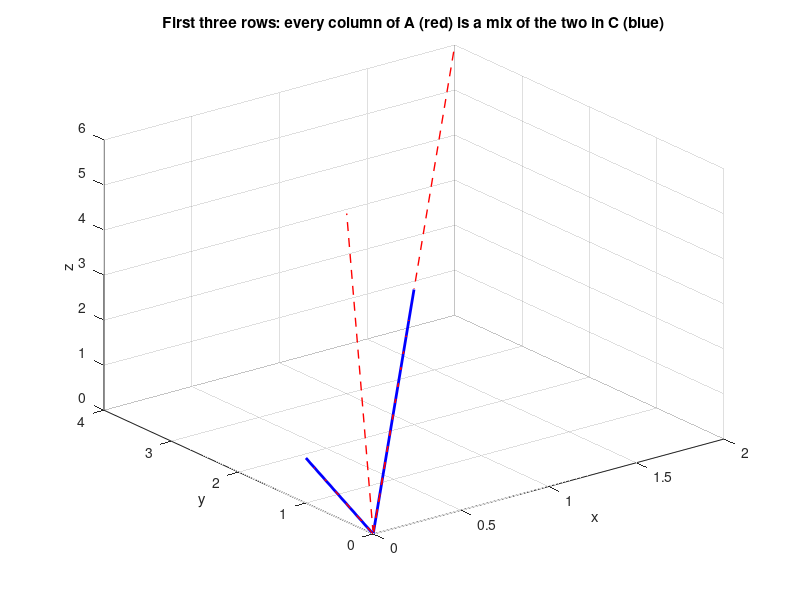
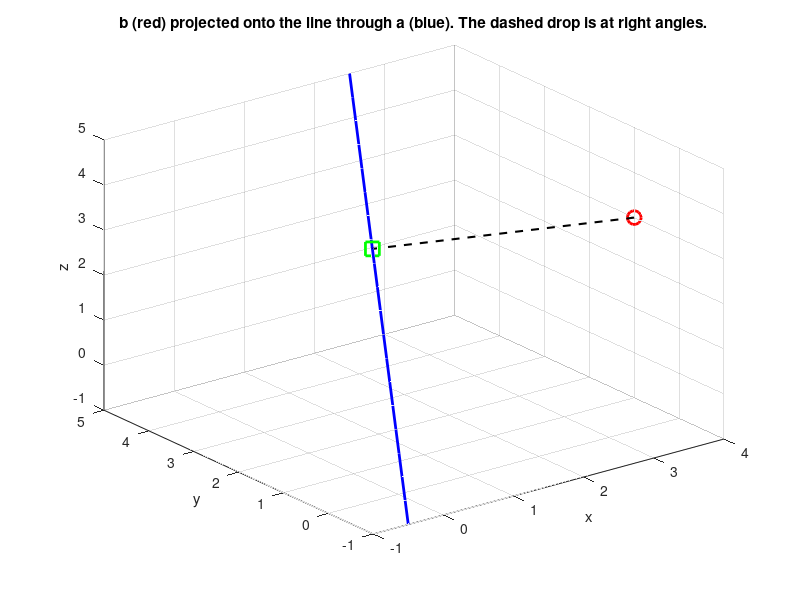
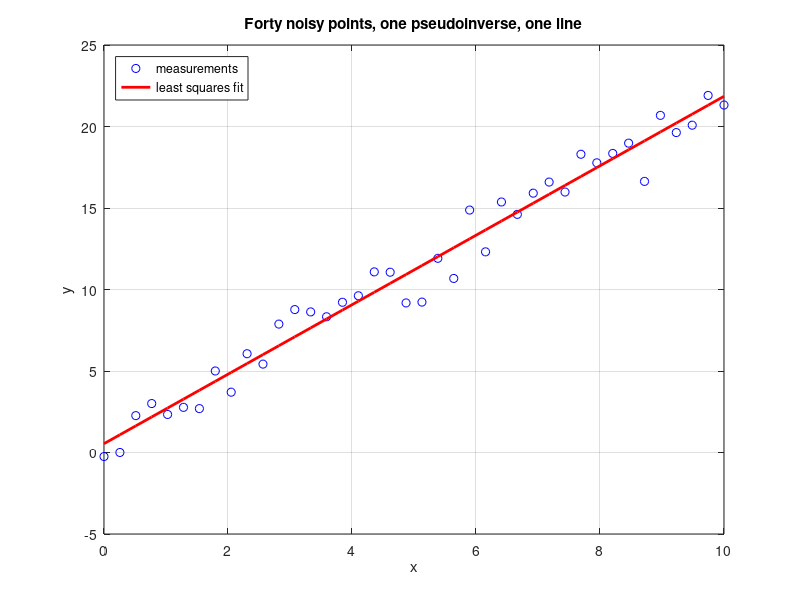
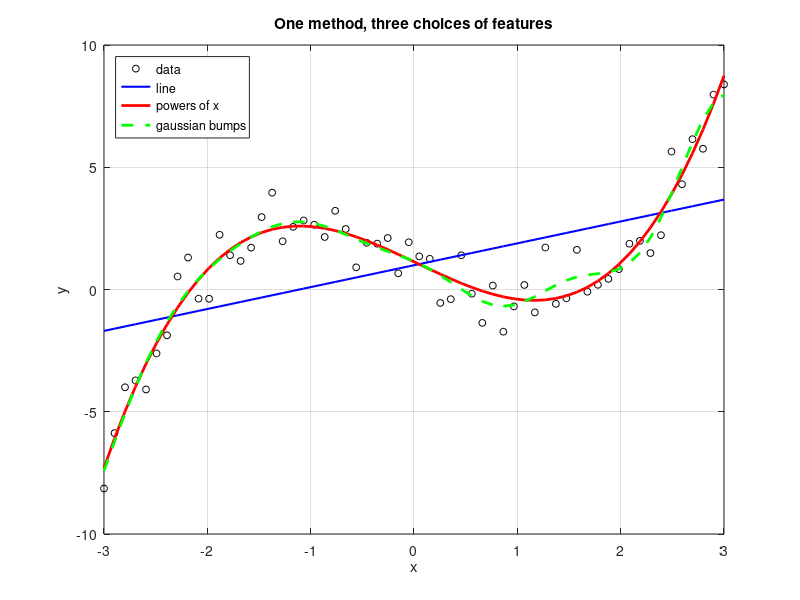

Write the MATLAB code that produced these figures, in order. (Note: this script raises an error after producing the figures.)
% AI in Material Science
% University of Calicut, 24 September 2026
% Morning session: foundations, from linear algebra to learning
%
% Nine short cells, one per topic. Teach the topic, then ask the room to run
% the next cell.
%
% To run one cell:
%   MATLAB  click anywhere inside the cell and press Ctrl+Enter
%   Octave  select the lines of the cell and press F9
%
% If your Octave does not do cells, run the matching file in the cells folder
% instead: type cell01_column_row at the prompt, then cell02_pseudoinverse,
% and so on.
%
% Every cell stands on its own. A participant who missed one can still run
% the next. Cells 8 and 9 read a file from the data folder beside this script.


%% Cell 1  The column-row (C&R) decomposition
%
% Every matrix is a product of its independent columns and a small set of rows.
% Run this after the first block on linear algebra.

clear; close all;

% A matrix built so that the dependence between its columns is visible.
c1 = [1; 2; 3; 1];
c3 = [0; 1; 1; 2];
A = [c1, 2*c1, c3, c1 + c3];

disp('A ='); disp(A);
fprintf('rank of A is %d, but A has %d columns\n\n', rank(A), size(A,2));

% Walk the columns from left to right and keep one only if it adds new rank.
piv = [];
sofar = [];
for j = 1:size(A,2)
  if rank([sofar, A(:,j)]) > rank(sofar)
    piv(end+1) = j;
    sofar = [sofar, A(:,j)];
  end
end

C = A(:, piv);
fprintf('independent columns of A: '); fprintf('%d ', piv); fprintf('\n');
disp('C ='); disp(C);

% R holds the recipe for rebuilding every column of A from the columns of C.
% The pseudoinverse gives it in one line.
R = pinv(C) * A;
disp('R ='); disp(round(R * 1000) / 1000);

fprintf('largest entry of A - C*R is %.2e\n', max(max(abs(A - C*R))));
disp('So A = C*R, with C holding 2 columns and R holding 2 rows.');
disp('The rank is the number of columns of C, and that is all the matrix really carries.');

% The same fact as a picture: every column of A lies on the plane spanned by C.
figure;
plot3([0 C(1,1)], [0 C(2,1)], [0 C(3,1)], 'b-', 'linewidth', 2); hold on;
plot3([0 C(1,2)], [0 C(2,2)], [0 C(3,2)], 'b-', 'linewidth', 2);
for j = 1:size(A,2)
  plot3([0 A(1,j)], [0 A(2,j)], [0 A(3,j)], 'r--', 'linewidth', 1);
end
grid on; xlabel('x'); ylabel('y'); zlabel('z');
title('First three rows: every column of A (red) is a mix of the two in C (blue)');
hold off;

%% Cell 2  The pseudoinverse as a projection
%
% Ax = b usually has no solution. The pseudoinverse returns the x whose Ax sits
% closest to b, and the part it cannot reach is left over at right angles.

clear; close all;

% Part 1: one direction in three dimensions, so the geometry is visible.
a = [1; 2; 2];
b = [4; 1; 3];

x = pinv(a) * b;      % the best multiple of a
p = a * x;            % the projection of b onto the line through a
r = b - p;            % what is left over

fprintf('best multiple of a : x = %.4f\n', x);
fprintf('projection p       : [%.3f %.3f %.3f]\n', p);
fprintf('residual r = b - p : [%.3f %.3f %.3f]\n', r);
fprintf('a dot r            : %.2e   (zero, so r is at right angles to a)\n\n', a' * r);

t = linspace(-0.5, 2.5, 20);
figure;
plot3(a(1)*t, a(2)*t, a(3)*t, 'b-', 'linewidth', 2); hold on;
plot3(b(1), b(2), b(3), 'ro', 'markersize', 10, 'linewidth', 2);
plot3(p(1), p(2), p(3), 'gs', 'markersize', 10, 'linewidth', 2);
plot3([b(1) p(1)], [b(2) p(2)], [b(3) p(3)], 'k--', 'linewidth', 1.5);
grid on; xlabel('x'); ylabel('y'); zlabel('z');
title('b (red) projected onto the line through a (blue). The dashed drop is at right angles.');
hold off;

% Part 2: the same idea with more data than unknowns.
A = [1 1; 1 2; 1 3; 1 4; 1 5];
y = [2.1; 3.9; 6.2; 7.8; 10.1];

w = pinv(A) * y;
fprintf('least squares solution from pinv     : [%.4f %.4f]\n', w);
fprintf('least squares solution from backslash: [%.4f %.4f]\n', A \ y);

res = y - A*w;
fprintf('residual still at right angles to every column: [%.2e %.2e]\n', A' * res);
fprintf('sum of squared error: %.4f\n', sum(res.^2));
disp('No iteration, no learning rate. One solve.');

%% Cell 3  Linear regression
%
% Put a column of ones next to the data, take the pseudoinverse, and the line
% of best fit falls out.

clear; close all;
randn('seed', 1);

% Data from a line we choose, with measurement noise added.
true_slope = 2.0;
true_intercept = 1.0;

x = linspace(0, 10, 40)';
y = true_intercept + true_slope * x + 1.2 * randn(size(x));

% The feature matrix: one column of ones for the intercept, one for x.
A = [ones(size(x)), x];
w = pinv(A) * y;

fprintf('true  intercept %.3f, slope %.3f\n', true_intercept, true_slope);
fprintf('found intercept %.3f, slope %.3f\n\n', w(1), w(2));

yhat = A * w;
ss_res = sum((y - yhat).^2);
ss_tot = sum((y - mean(y)).^2);
fprintf('R squared: %.4f\n', 1 - ss_res/ss_tot);
fprintf('typical error: %.3f\n', sqrt(ss_res/length(y)));

figure;
plot(x, y, 'bo', 'markersize', 6); hold on;
plot(x, yhat, 'r-', 'linewidth', 2);
grid on; xlabel('x'); ylabel('y');
title('Forty noisy points, one pseudoinverse, one line');
legend('measurements', 'least squares fit', 'location', 'northwest');
hold off;

%% Cell 4  Non-linear regression
%
% The data now bends. The method does not change. Only the columns of A change.

clear; close all;
randn('seed', 2);

x = linspace(-3, 3, 60)';
y = 0.5*x.^3 - 2*x + 1 + 0.8*randn(size(x));

% Fit 1: a straight line, which cannot bend.
A_line = [ones(size(x)), x];
w_line = pinv(A_line) * y;

% Fit 2: add powers of x as extra columns. Still one pseudoinverse.
A_poly = [ones(size(x)), x, x.^2, x.^3];
w_poly = pinv(A_poly) * y;

% Fit 3: bumps placed along x instead of powers. Still one pseudoinverse.
centres = linspace(-3, 3, 10);
A_bump = ones(size(x));
for k = 1:length(centres)
  A_bump = [A_bump, exp(-(x - centres(k)).^2)];
end
w_bump = pinv(A_bump) * y;

r2 = @(y, f) 1 - sum((y-f).^2) / sum((y-mean(y)).^2);
fprintf('straight line      : %d columns, R squared %.4f\n', size(A_line,2), r2(y, A_line*w_line));
fprintf('powers up to cubic : %d columns, R squared %.4f\n', size(A_poly,2), r2(y, A_poly*w_poly));
fprintf('ten gaussian bumps : %d columns, R squared %.4f\n\n', size(A_bump,2), r2(y, A_bump*w_bump));
disp('Same pinv on all three. The only difference is what went into the columns.');

figure;
plot(x, y, 'ko', 'markersize', 5); hold on;
plot(x, A_line*w_line, 'b-', 'linewidth', 1.5);
plot(x, A_poly*w_poly, 'r-', 'linewidth', 2);
plot(x, A_bump*w_bump, 'g--', 'linewidth', 2);
grid on; xlabel('x'); ylabel('y');
title('One method, three choices of features');
legend('data', 'line', 'powers of x', 'gaussian bumps', 'location', 'northwest');
hold off;

%% Cell 5  Pattern classification
%
% Give one class the label +1 and the other -1, fit them with the pseudoinverse,
% and the boundary is the place where the fit crosses zero.

clear; close all;
randn('seed', 3);

n = 120;
class1 = [randn(n,1)*0.8 + 2, randn(n,1)*0.8 + 2];
class2 = [randn(n,1)*0.8 - 1, randn(n,1)*0.8 - 1];

X = [class1; class2];
labels = [ones(n,1); -ones(n,1)];

% Same feature matrix as before: a column of ones, then the measurements.
A = [ones(size(X,1),1), X];
w = pinv(A) * labels;

fprintf('weights: intercept %.4f, x1 %.4f, x2 %.4f\n', w(1), w(2), w(3));

guess = sign(A * w);
fprintf('training accuracy: %.1f%%\n\n', 100 * mean(guess == labels));
disp('A classifier, fitted with the same one line of algebra as the straight line was.');

% The boundary is w(1) + w(2)*x1 + w(3)*x2 = 0, so x2 = -(w(1) + w(2)*x1)/w(3).
xb = linspace(min(X(:,1))-0.5, max(X(:,1))+0.5, 50);
yb = -(w(1) + w(2)*xb) / w(3);

figure;
plot(class1(:,1), class1(:,2), 'ro', 'markersize', 5); hold on;
plot(class2(:,1), class2(:,2), 'bs', 'markersize', 5);
plot(xb, yb, 'k-', 'linewidth', 2);
grid on; xlabel('feature 1'); ylabel('feature 2');
title('Two classes, and the line where the least squares fit crosses zero');
legend('class +1', 'class -1', 'boundary', 'location', 'northwest');
axis([min(X(:,1))-0.5 max(X(:,1))+0.5 min(X(:,2))-0.5 max(X(:,2))+0.5]);
hold off;

%% Cell 6  Random Fourier features
%
% Instead of choosing the features by hand, take cosines of random projections
% of the input. Nothing about them is tuned, and the output layer is still pinv.

clear; close all;
randn('seed', 4); rand('seed', 4);

x = linspace(-4, 4, 200)';
y = sin(2*x) + 0.4*cos(7*x);

% Build D random features: cos(x * omega + phase), with omega and phase drawn once.
make_features = @(x, omega, phase) cos(x * omega' + repmat(phase', size(x,1), 1));

widths = [5, 20, 100];
fits = zeros(length(x), length(widths));

for k = 1:length(widths)
  D = widths(k);
  omega = randn(D,1) * 2;
  phase = rand(D,1) * 2 * pi;
  Z = make_features(x, omega, phase);
  w = pinv(Z) * y;                       % the only thing that is fitted
  fits(:,k) = Z * w;
  ss_res = sum((y - fits(:,k)).^2);
  ss_tot = sum((y - mean(y)).^2);
  fprintf('%4d random features -> R squared %.4f\n', D, 1 - ss_res/ss_tot);
end

fprintf('\n');
disp('The random numbers were never adjusted. Only the last layer was solved.');

figure;
plot(x, y, 'k-', 'linewidth', 2); hold on;
plot(x, fits(:,1), 'b--', 'linewidth', 1.2);
plot(x, fits(:,2), 'g--', 'linewidth', 1.2);
plot(x, fits(:,3), 'r-', 'linewidth', 1.5);
grid on; xlabel('x'); ylabel('y');
title('A wiggly function, fitted with random cosines');
legend('truth', '5 features', '20 features', '100 features', 'location', 'northwest');
hold off;

%% Cell 7  The random kitchen sink
%
% Two classes that no straight line can separate. Random features first,
% pseudoinverse second, and the boundary bends on its own.

clear; close all;
randn('seed', 5); rand('seed', 5);

% Build the two half moons.
n = 200;
t1 = pi * rand(n,1);
moon1 = [cos(t1), sin(t1)] + 0.12*randn(n,2);
t2 = pi * rand(n,1);
moon2 = [1 - cos(t2), 0.5 - sin(t2)] + 0.12*randn(n,2);

X = [moon1; moon2];
labels = [ones(n,1); -ones(n,1)];

% A straight line on the raw coordinates, for comparison.
A_plain = [ones(size(X,1),1), X];
w_plain = pinv(A_plain) * labels;
acc_plain = 100 * mean(sign(A_plain * w_plain) == labels);

% Now the kitchen sink: project onto random directions, pass through a cosine.
D = 300;
W = randn(2, D) * 2.5;
b = rand(1, D) * 2 * pi;
Z = cos(X * W + repmat(b, size(X,1), 1));
w = pinv(Z) * labels;
acc_rks = 100 * mean(sign(Z * w) == labels);

fprintf('straight line on the raw features : %.1f%% correct\n', acc_plain);
fprintf('%d random features, then pinv     : %.1f%% correct\n\n', D, acc_rks);
disp('The random layer was never trained. Only the output weights were solved.');

% Colour the whole plane by what the model would say there.
gx = linspace(min(X(:,1))-0.4, max(X(:,1))+0.4, 120);
gy = linspace(min(X(:,2))-0.4, max(X(:,2))+0.4, 120);
[GX, GY] = meshgrid(gx, gy);
G = [GX(:), GY(:)];
ZG = cos(G * W + repmat(b, size(G,1), 1));
decision = reshape(ZG * w, size(GX));

figure;
contourf(GX, GY, decision, [-100 0 100]); hold on;
plot(moon1(:,1), moon1(:,2), 'ro', 'markersize', 4, 'linewidth', 1.2);
plot(moon2(:,1), moon2(:,2), 'bs', 'markersize', 4, 'linewidth', 1.2);
xlabel('feature 1'); ylabel('feature 2');
title('Two half moons and the region the random kitchen sink assigns to each');
hold off;

%% Cell 8  A neural network trained without backpropagation
%
% 1797 handwritten digits, eight by eight pixels each. One hidden layer whose
% weights are random and never touched, and an output layer solved with pinv.

clear; close all;
randn('seed', 6);

% Find digits.csv whether you run this from the cells folder or from the
% folder above it.
datafile = '';
here = fileparts(mfilename('fullpath'));
tries = {fullfile(here, '..', 'data', 'digits.csv'), ...
         fullfile(here, 'data', 'digits.csv'), ...
         fullfile('..', 'data', 'digits.csv'), ...
         fullfile('data', 'digits.csv'), ...
         'digits.csv'};
for k = 1:length(tries)
  if exist(tries{k}, 'file')
    datafile = tries{k};
    break;
  end
end
if isempty(datafile)
  error('digits.csv not found. Change to the morning folder and run again.');
end

raw = csvread(datafile);

X = raw(:, 1:64) / 16;        % pixel values, scaled to roughly 0 to 1
y = raw(:, 65);               % the digit shown, 0 to 9
fprintf('loaded %d images of %d pixels\n', size(X,1), size(X,2));

% Split into a training set and a test set the model never sees.
n = size(X,1);
idx = randperm(n);
ntrain = round(0.7 * n);
tr = idx(1:ntrain);
te = idx(ntrain+1:end);

% Turn each label into a row of ten numbers, +1 in the right place.
Y = -ones(n, 10);
for i = 1:n
  Y(i, y(i) + 1) = 1;
end

% The hidden layer: random weights, a random shift, and a tanh. Never adjusted.
H = 600;
W1 = randn(64, H) * 0.5;
b1 = randn(1, H) * 0.5;
hidden = @(Z) tanh(Z * W1 + repmat(b1, size(Z,1), 1));

Htr = hidden(X(tr,:));
Hte = hidden(X(te,:));

% The output layer: one pseudoinverse.
W2 = pinv(Htr) * Y(tr,:);

[junk, guess_tr] = max(Htr * W2, [], 2);
[junk, guess_te] = max(Hte * W2, [], 2);
acc_tr = 100 * mean((guess_tr - 1) == y(tr));
acc_te = 100 * mean((guess_te - 1) == y(te));

fprintf('hidden layer: %d random units, never trained\n', H);
fprintf('training accuracy: %.2f%%\n', acc_tr);
fprintf('test accuracy    : %.2f%%\n\n', acc_te);
disp('No gradients, no epochs, no learning rate. The fit is one matrix solve.');

% Show sixteen test digits with what the network called them.
figure;
for k = 1:16
  subplot(4, 4, k);
  img = reshape(X(te(k), :), 8, 8)';
  imagesc(img); axis off; colormap(gray);
  title(sprintf('%d', guess_te(k) - 1));
end

%% Cell 9  SMILES, SELFIES and a first chemical model
%
% A molecule is written as a line of text. Count what is in that line and you
% already have a feature vector. The fit is the same pseudoinverse as before.
%
% SMILES writes atoms as letters, rings as digits, branches in brackets:
%
%   name        SMILES                          SELFIES                                       logS
%   Methanol    CO                              [C][O]                                         1.57
%   Ethanol     CCO                             [C][C][O]                                      1.10
%   Benzene     c1ccccc1                        [C][=C][C][=C][C][=C][Ring1][=Branch1]        -1.64
%   Toluene     Cc1ccccc1                       [C][C][=C][C][=C][C][=C][Ring1][=Branch1]     -2.21
%   Phenol      c1ccccc1O                       [C][=C][C][=C][C][=C][Ring1][=Branch1][O]      0.00
%   Caffeine    Cn1cnc2n(C)c(=O)n(C)c(=O)c12    [C][N][C][=N][C][N][Branch1][C][C]...         -0.88
%
% SELFIES writes the same molecule so that every possible string is a valid
% molecule. That is why the generative models in the afternoon session prefer it.

clear; close all;

% Find the data file whether you run this from the cells folder or above it.
datafile = '';
here = fileparts(mfilename('fullpath'));
tries = {fullfile(here, '..', 'data', 'esol_selfies.csv'), ...
         fullfile(here, 'data', 'esol_selfies.csv'), ...
         fullfile('..', 'data', 'esol_selfies.csv'), ...
         fullfile('data', 'esol_selfies.csv'), ...
         'esol_selfies.csv'};
for k = 1:length(tries)
  if exist(tries{k}, 'file')
    datafile = tries{k};
    break;
  end
end
if isempty(datafile)
  error('esol_selfies.csv not found. Change to the morning folder and run again.');
end

% Read the file line by line. Column 1 name, 2 SMILES, 3 SELFIES, 4 solubility.
fid = fopen(datafile, 'r');
header = fgetl(fid);
feat = [];
target = [];
nread = 0;
while true
  line = fgetl(fid);
  if ~ischar(line)
    break;
  end
  parts = strsplit(line, ',');
  if length(parts) < 4
    continue;
  end
  smiles = parts{2};
  selfies = parts{3};
  logS = str2double(parts{4});
  if isnan(logS)
    continue;
  end

  % Twelve numbers, each one a count of something in the text.
  row = [length(smiles), ...
         sum(smiles == 'C'), ...
         sum(smiles == 'c'), ...
         sum(smiles == 'O'), ...
         sum(smiles == 'N'), ...
         sum(smiles == '='), ...
         sum(smiles == '#'), ...
         sum(smiles == '('), ...
         sum(smiles == 'l') + sum(smiles == 'r') + sum(smiles == 'F'), ...
         sum(smiles >= '0' & smiles <= '9'), ...
         sum(selfies == '['), ...
         length(selfies)];

  nread = nread + 1;
  feat(nread, :) = row;
  target(nread, 1) = logS;
end
fclose(fid);

fprintf('read %d molecules from %s\n', nread, datafile);
fprintf('each molecule became %d numbers, counted straight from its text\n\n', size(feat,2));

% Hold some molecules back so the score is honest.
randn('seed', 7);
idx = randperm(nread);
ntrain = round(0.8 * nread);
tr = idx(1:ntrain);
te = idx(ntrain+1:end);

A = [ones(nread,1), feat];
w = pinv(A(tr,:)) * target(tr);

pred_tr = A(tr,:) * w;
pred_te = A(te,:) * w;
r2 = @(y, f) 1 - sum((y-f).^2) / sum((y-mean(y)).^2);

fprintf('R squared on the molecules it was fitted to : %.4f\n', r2(target(tr), pred_tr));
fprintf('R squared on the molecules it never saw     : %.4f\n', r2(target(te), pred_te));
fprintf('typical error: %.3f log units\n\n', sqrt(mean((target(te) - pred_te).^2)));

disp('Counting characters is a crude way to describe a molecule, and it already');
disp('explains most of the solubility. This afternoon you will replace the counts');
disp('with proper chemical descriptors and watch the same solve do better.');

figure;
plot(target(te), pred_te, 'bo', 'markersize', 5); hold on;
lims = [min(target)-0.5, max(target)+0.5];
plot(lims, lims, 'k--', 'linewidth', 1.5);
grid on; axis([lims lims]);
xlabel('measured logS'); ylabel('predicted logS');
title('Solubility of held-out molecules, from counting characters');
hold off;
